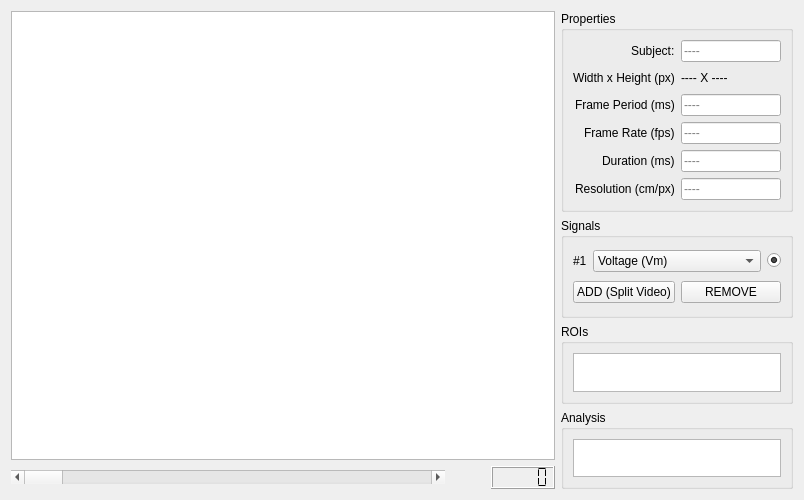
<?xml version="1.0" encoding="UTF-8"?>
<ui version="4.0">
 <class>WidgetTiff</class>
 <widget class="QWidget" name="WidgetTiff">
  <property name="geometry">
   <rect>
    <x>0</x>
    <y>0</y>
    <width>804</width>
    <height>500</height>
   </rect>
  </property>
  <property name="sizePolicy">
   <sizepolicy hsizetype="Preferred" vsizetype="MinimumExpanding">
    <horstretch>0</horstretch>
    <verstretch>0</verstretch>
   </sizepolicy>
  </property>
  <property name="windowTitle">
   <string>TIFF Viewer</string>
  </property>
  <layout class="QHBoxLayout" name="horizontalLayout_2">
   <item>
    <layout class="QVBoxLayout" name="verticalLayoutVideo">
     <item>
      <widget class="GraphicsWidget" name="graphicsView">
       <property name="sizePolicy">
        <sizepolicy hsizetype="Expanding" vsizetype="Expanding">
         <horstretch>0</horstretch>
         <verstretch>0</verstretch>
        </sizepolicy>
       </property>
      </widget>
     </item>
     <item>
      <layout class="QHBoxLayout" name="horizontalLayout">
       <item>
        <widget class="QScrollBar" name="horizontalScrollBar">
         <property name="sizePolicy">
          <sizepolicy hsizetype="Expanding" vsizetype="Fixed">
           <horstretch>0</horstretch>
           <verstretch>0</verstretch>
          </sizepolicy>
         </property>
         <property name="orientation">
          <enum>Qt::Horizontal</enum>
         </property>
         <property name="invertedAppearance">
          <bool>false</bool>
         </property>
        </widget>
       </item>
       <item>
        <spacer name="horizontalSpacer">
         <property name="orientation">
          <enum>Qt::Horizontal</enum>
         </property>
         <property name="sizeType">
          <enum>QSizePolicy::Fixed</enum>
         </property>
         <property name="sizeHint" stdset="0">
          <size>
           <width>40</width>
           <height>20</height>
          </size>
         </property>
        </spacer>
       </item>
       <item>
        <widget class="QLCDNumber" name="lcdNumber">
         <property name="sizePolicy">
          <sizepolicy hsizetype="Minimum" vsizetype="Fixed">
           <horstretch>0</horstretch>
           <verstretch>0</verstretch>
          </sizepolicy>
         </property>
         <property name="segmentStyle">
          <enum>QLCDNumber::Flat</enum>
         </property>
        </widget>
       </item>
      </layout>
     </item>
    </layout>
   </item>
   <item>
    <layout class="QVBoxLayout" name="verticalLayout">
     <property name="sizeConstraint">
      <enum>QLayout::SetDefaultConstraint</enum>
     </property>
     <item>
      <widget class="QGroupBox" name="groupBoxProperties">
       <property name="sizePolicy">
        <sizepolicy hsizetype="Fixed" vsizetype="Minimum">
         <horstretch>0</horstretch>
         <verstretch>0</verstretch>
        </sizepolicy>
       </property>
       <property name="maximumSize">
        <size>
         <width>280</width>
         <height>16777215</height>
        </size>
       </property>
       <property name="title">
        <string>Properties</string>
       </property>
       <layout class="QHBoxLayout" name="horizontalLayout_4">
        <item>
         <layout class="QFormLayout" name="formLayoutProperties">
          <property name="fieldGrowthPolicy">
           <enum>QFormLayout::AllNonFixedFieldsGrow</enum>
          </property>
          <property name="rowWrapPolicy">
           <enum>QFormLayout::DontWrapRows</enum>
          </property>
          <property name="labelAlignment">
           <set>Qt::AlignRight|Qt::AlignTrailing|Qt::AlignVCenter</set>
          </property>
          <property name="formAlignment">
           <set>Qt::AlignLeading|Qt::AlignLeft|Qt::AlignTop</set>
          </property>
          <item row="1" column="0">
           <widget class="QLabel" name="SizeLabel">
            <property name="text">
             <string>Width x Height (px)</string>
            </property>
           </widget>
          </item>
          <item row="1" column="1">
           <widget class="QLabel" name="SizeLabelEdit">
            <property name="sizePolicy">
             <sizepolicy hsizetype="Ignored" vsizetype="Preferred">
              <horstretch>0</horstretch>
              <verstretch>0</verstretch>
             </sizepolicy>
            </property>
            <property name="minimumSize">
             <size>
              <width>90</width>
              <height>20</height>
             </size>
            </property>
            <property name="text">
             <string>---- X ----</string>
            </property>
           </widget>
          </item>
          <item row="4" column="0">
           <widget class="QLabel" name="durationMsLabel">
            <property name="text">
             <string>Duration (ms)</string>
            </property>
           </widget>
          </item>
          <item row="2" column="0">
           <widget class="QLabel" name="framePeriodMsLabel">
            <property name="text">
             <string>Frame Period (ms)</string>
            </property>
           </widget>
          </item>
          <item row="2" column="1">
           <widget class="QLineEdit" name="framePeriodMsLineEdit">
            <property name="sizePolicy">
             <sizepolicy hsizetype="Ignored" vsizetype="Preferred">
              <horstretch>0</horstretch>
              <verstretch>0</verstretch>
             </sizepolicy>
            </property>
            <property name="minimumSize">
             <size>
              <width>100</width>
              <height>20</height>
             </size>
            </property>
            <property name="maximumSize">
             <size>
              <width>150</width>
              <height>16777215</height>
             </size>
            </property>
            <property name="placeholderText">
             <string>----</string>
            </property>
           </widget>
          </item>
          <item row="3" column="0">
           <widget class="QLabel" name="frameRateLabel">
            <property name="text">
             <string>Frame Rate (fps)</string>
            </property>
           </widget>
          </item>
          <item row="3" column="1">
           <widget class="QLineEdit" name="frameRateLineEdit">
            <property name="enabled">
             <bool>true</bool>
            </property>
            <property name="sizePolicy">
             <sizepolicy hsizetype="Ignored" vsizetype="Preferred">
              <horstretch>0</horstretch>
              <verstretch>0</verstretch>
             </sizepolicy>
            </property>
            <property name="minimumSize">
             <size>
              <width>100</width>
              <height>20</height>
             </size>
            </property>
            <property name="maximumSize">
             <size>
              <width>150</width>
              <height>16777215</height>
             </size>
            </property>
            <property name="baseSize">
             <size>
              <width>0</width>
              <height>0</height>
             </size>
            </property>
            <property name="placeholderText">
             <string>----</string>
            </property>
            <property name="clearButtonEnabled">
             <bool>false</bool>
            </property>
           </widget>
          </item>
          <item row="4" column="1">
           <widget class="QLineEdit" name="durationMsLineEdit">
            <property name="sizePolicy">
             <sizepolicy hsizetype="Ignored" vsizetype="Preferred">
              <horstretch>0</horstretch>
              <verstretch>0</verstretch>
             </sizepolicy>
            </property>
            <property name="minimumSize">
             <size>
              <width>100</width>
              <height>20</height>
             </size>
            </property>
            <property name="maximumSize">
             <size>
              <width>150</width>
              <height>16777215</height>
             </size>
            </property>
            <property name="placeholderText">
             <string>----</string>
            </property>
           </widget>
          </item>
          <item row="5" column="1">
           <widget class="QLineEdit" name="resolutionLineEdit">
            <property name="sizePolicy">
             <sizepolicy hsizetype="Ignored" vsizetype="Preferred">
              <horstretch>0</horstretch>
              <verstretch>0</verstretch>
             </sizepolicy>
            </property>
            <property name="minimumSize">
             <size>
              <width>100</width>
              <height>20</height>
             </size>
            </property>
            <property name="maximumSize">
             <size>
              <width>150</width>
              <height>16777215</height>
             </size>
            </property>
            <property name="placeholderText">
             <string>----</string>
            </property>
           </widget>
          </item>
          <item row="5" column="0">
           <widget class="QLabel" name="resolutionLabel">
            <property name="text">
             <string>Resolution (cm/px)</string>
            </property>
           </widget>
          </item>
          <item row="0" column="0">
           <widget class="QLabel" name="subjectLabel">
            <property name="text">
             <string>Subject:</string>
            </property>
           </widget>
          </item>
          <item row="0" column="1">
           <widget class="QLineEdit" name="subjectLineEdit">
            <property name="sizePolicy">
             <sizepolicy hsizetype="Ignored" vsizetype="Preferred">
              <horstretch>0</horstretch>
              <verstretch>0</verstretch>
             </sizepolicy>
            </property>
            <property name="minimumSize">
             <size>
              <width>100</width>
              <height>20</height>
             </size>
            </property>
            <property name="maximumSize">
             <size>
              <width>150</width>
              <height>16777215</height>
             </size>
            </property>
            <property name="placeholderText">
             <string>----</string>
            </property>
           </widget>
          </item>
         </layout>
        </item>
       </layout>
      </widget>
     </item>
     <item>
      <widget class="QGroupBox" name="groupBoxSignals">
       <property name="sizePolicy">
        <sizepolicy hsizetype="Fixed" vsizetype="Maximum">
         <horstretch>0</horstretch>
         <verstretch>0</verstretch>
        </sizepolicy>
       </property>
       <property name="minimumSize">
        <size>
         <width>0</width>
         <height>100</height>
        </size>
       </property>
       <property name="maximumSize">
        <size>
         <width>280</width>
         <height>100</height>
        </size>
       </property>
       <property name="title">
        <string>Signals</string>
       </property>
       <property name="flat">
        <bool>false</bool>
       </property>
       <property name="checkable">
        <bool>false</bool>
       </property>
       <layout class="QVBoxLayout" name="verticalLayout_2">
        <item>
         <layout class="QHBoxLayout" name="horizontalLayout_5">
          <item>
           <layout class="QFormLayout" name="formLayout">
            <item row="0" column="0">
             <widget class="QLabel" name="signal1Label">
              <property name="text">
               <string>#1</string>
              </property>
             </widget>
            </item>
            <item row="0" column="1">
             <widget class="QComboBox" name="signal1ComboBox">
              <property name="sizePolicy">
               <sizepolicy hsizetype="Expanding" vsizetype="Fixed">
                <horstretch>0</horstretch>
                <verstretch>0</verstretch>
               </sizepolicy>
              </property>
              <item>
               <property name="text">
                <string>Voltage (Vm)</string>
               </property>
              </item>
              <item>
               <property name="text">
                <string>Calcium (Ca)</string>
               </property>
              </item>
             </widget>
            </item>
           </layout>
          </item>
          <item>
           <widget class="QRadioButton" name="radioButtonSignal1">
            <property name="text">
             <string/>
            </property>
            <property name="checked">
             <bool>true</bool>
            </property>
           </widget>
          </item>
         </layout>
        </item>
        <item>
         <layout class="QHBoxLayout" name="horizontalLayout_3">
          <item>
           <widget class="QPushButton" name="pushButtonSignalAdd">
            <property name="text">
             <string>ADD (Split Video)</string>
            </property>
           </widget>
          </item>
          <item>
           <widget class="QPushButton" name="pushButtonSignalRemove">
            <property name="text">
             <string>REMOVE</string>
            </property>
           </widget>
          </item>
         </layout>
        </item>
       </layout>
      </widget>
     </item>
     <item>
      <widget class="QGroupBox" name="groupBoxROIs">
       <property name="sizePolicy">
        <sizepolicy hsizetype="Preferred" vsizetype="Ignored">
         <horstretch>0</horstretch>
         <verstretch>0</verstretch>
        </sizepolicy>
       </property>
       <property name="maximumSize">
        <size>
         <width>280</width>
         <height>16777215</height>
        </size>
       </property>
       <property name="title">
        <string>ROIs</string>
       </property>
       <layout class="QVBoxLayout" name="verticalLayout_5">
        <item>
         <widget class="QTreeView" name="treeViewROIs">
          <property name="sizePolicy">
           <sizepolicy hsizetype="Ignored" vsizetype="Expanding">
            <horstretch>0</horstretch>
            <verstretch>0</verstretch>
           </sizepolicy>
          </property>
          <property name="minimumSize">
           <size>
            <width>100</width>
            <height>10</height>
           </size>
          </property>
          <property name="maximumSize">
           <size>
            <width>16777215</width>
            <height>16777215</height>
           </size>
          </property>
          <property name="editTriggers">
           <set>QAbstractItemView::NoEditTriggers</set>
          </property>
          <property name="indentation">
           <number>5</number>
          </property>
          <attribute name="headerCascadingSectionResizes">
           <bool>true</bool>
          </attribute>
          <attribute name="headerDefaultSectionSize">
           <number>40</number>
          </attribute>
          <attribute name="headerMinimumSectionSize">
           <number>20</number>
          </attribute>
         </widget>
        </item>
       </layout>
      </widget>
     </item>
     <item>
      <widget class="QGroupBox" name="groupBoxAnalysis">
       <property name="sizePolicy">
        <sizepolicy hsizetype="Preferred" vsizetype="Ignored">
         <horstretch>0</horstretch>
         <verstretch>0</verstretch>
        </sizepolicy>
       </property>
       <property name="maximumSize">
        <size>
         <width>280</width>
         <height>16777215</height>
        </size>
       </property>
       <property name="title">
        <string>Analysis</string>
       </property>
       <layout class="QVBoxLayout" name="verticalLayout_4">
        <item>
         <widget class="QTreeView" name="treeViewAnalysis">
          <property name="sizePolicy">
           <sizepolicy hsizetype="Ignored" vsizetype="Expanding">
            <horstretch>0</horstretch>
            <verstretch>0</verstretch>
           </sizepolicy>
          </property>
          <property name="minimumSize">
           <size>
            <width>100</width>
            <height>10</height>
           </size>
          </property>
          <property name="maximumSize">
           <size>
            <width>16777215</width>
            <height>16777215</height>
           </size>
          </property>
          <property name="editTriggers">
           <set>QAbstractItemView::NoEditTriggers</set>
          </property>
          <property name="indentation">
           <number>5</number>
          </property>
          <attribute name="headerCascadingSectionResizes">
           <bool>true</bool>
          </attribute>
          <attribute name="headerDefaultSectionSize">
           <number>40</number>
          </attribute>
          <attribute name="headerMinimumSectionSize">
           <number>20</number>
          </attribute>
         </widget>
        </item>
       </layout>
      </widget>
     </item>
    </layout>
   </item>
  </layout>
 </widget>
 <customwidgets>
  <customwidget>
   <class>GraphicsWidget</class>
   <extends>QGraphicsView</extends>
   <header>ui.graphicswidget</header>
  </customwidget>
 </customwidgets>
 <resources/>
 <connections>
  <connection>
   <sender>horizontalScrollBar</sender>
   <signal>valueChanged(int)</signal>
   <receiver>lcdNumber</receiver>
   <slot>display(int)</slot>
   <hints>
    <hint type="sourcelabel">
     <x>224</x>
     <y>416</y>
    </hint>
    <hint type="destinationlabel">
     <x>523</x>
     <y>416</y>
    </hint>
   </hints>
  </connection>
  <connection>
   <sender>treeViewROIs</sender>
   <signal>expanded(QModelIndex)</signal>
   <receiver>treeViewROIs</receiver>
   <slot>expandAll()</slot>
   <hints>
    <hint type="sourcelabel">
     <x>567</x>
     <y>299</y>
    </hint>
    <hint type="destinationlabel">
     <x>567</x>
     <y>299</y>
    </hint>
   </hints>
  </connection>
 </connections>
</ui>
